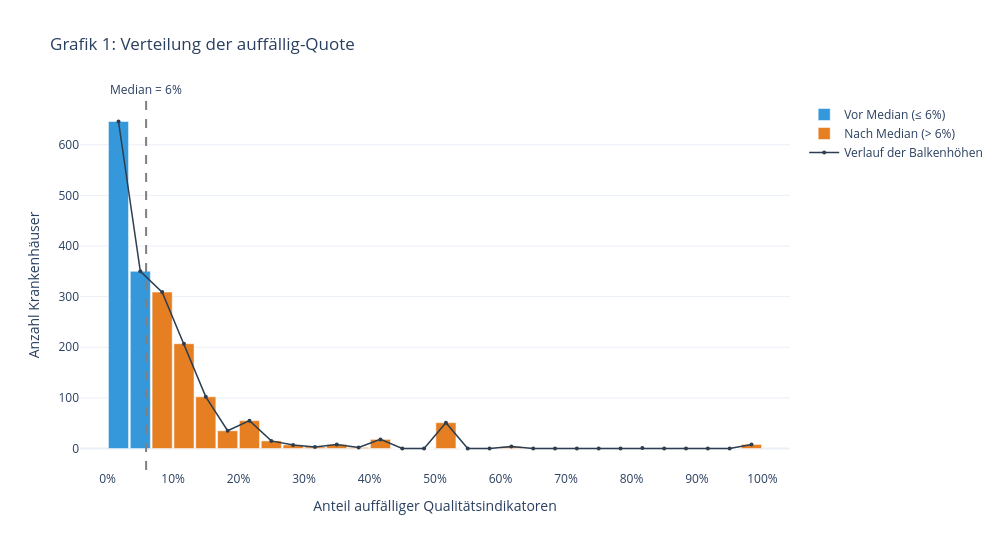

The cell this chart's notebook holds for it:
### Markdown cell above
### Grafik 1 — Verteilung der auffällig-Quote
Histogramm der `auffaellig_quote` über alle 1.821 Häuser. Balken links vom Median blau, rechts orange. Medianline als gestrichelte graue Linie. Zeigt, wie die Ziel-Variable selbst verteilt ist — Grundlage für alle weiteren Gruppenvergleiche.

### Code cell
# ── Grafik 1: Verteilung der auffällig-Quote (interaktiv, mit Hover) ────
median = df["auffaellig_quote"].median()

# Bins einmal berechnen, dann die zwei Farbgruppen mit denselben Bins zeichnen
counts_all, bin_edges = np.histogram(df["auffaellig_quote"].dropna(), bins=30)
bin_centers = (bin_edges[:-1] + bin_edges[1:]) / 2
bin_width = bin_edges[1] - bin_edges[0]

# Hover-Text je Balken: Bereich (von–bis) + Anzahl Häuser
hover_text = [
    f"{links:.1%} – {rechts:.1%}<br>{n} Häuser"
    for links, rechts, n in zip(bin_edges[:-1], bin_edges[1:], counts_all)
]

# Blau = vor Median, Orange = nach Median — als zwei Traces für Farbe + Legende
vor_median  = bin_centers <= median
nach_median = ~vor_median

fig = go.Figure()
fig.add_trace(go.Bar(
    x=bin_centers[vor_median], y=counts_all[vor_median],
    width=bin_width * 0.92, marker_color="#3498db",
    name=f"Vor Median (≤ {median:.0%})",
    hovertext=[t for t, m in zip(hover_text, vor_median) if m], hoverinfo="text",
))
fig.add_trace(go.Bar(
    x=bin_centers[nach_median], y=counts_all[nach_median],
    width=bin_width * 0.92, marker_color="#e67e22",
    name=f"Nach Median (> {median:.0%})",
    hovertext=[t for t, m in zip(hover_text, nach_median) if m], hoverinfo="text",
))
fig.add_trace(go.Scatter(
    x=bin_centers, y=counts_all, mode="lines+markers",
    line=dict(color="#2c3e50", width=1.5), marker=dict(size=4),
    name="Verlauf der Balkenhöhen", hoverinfo="skip",
))
fig.add_vline(x=median, line_dash="dash", line_color="gray",
              annotation_text=f"Median = {median:.0%}", annotation_position="top")

fig.update_layout(
    title="Grafik 1: Verteilung der auffällig-Quote",
    xaxis_title="Anteil auffälliger Qualitätsindikatoren",
    yaxis_title="Anzahl Krankenhäuser",
    xaxis=dict(tickformat=".0%", dtick=0.1),
    bargap=0, width=1000, height=550,
    template="plotly_white",
)
fig.show()

q1_hist = df["auffaellig_quote"].quantile(0.25)
q3_hist = df["auffaellig_quote"].quantile(0.75)
anteil_null = (df["auffaellig_quote"] == 0).mean()

print("\n📌 Befund: Die auffällig-Quote ist rechtsschief verteilt — "
      "die meisten Häuser liegen zwischen {:.0%} und {:.0%} (Q1–Q3), "
      "rund {:.0%} der Häuser haben sogar 0% auffällige Indikatoren. "
      "Der Median liegt bei {:.0%}. Nur ein dünner Ausläufer reicht bis 100%. "
      "Zum Ablesen genauer Werte: Maus über die Balken bewegen.".format(q1_hist, q3_hist, anteil_null, median))

### Figure 1 — Plotly figure (JSON) as saved in the notebook; plotly's stock layout.template omitted (floating-point values rounded to 4 significant figures)
{"data": [{"hoverinfo": "text", "hovertext": ["0.0% – 3.3%<br>646 Häuser", "3.3% – 6.7%<br>350 Häuser"], "marker": {"color": "#3498db"}, "name": "Vor Median (≤ 6%)", "type": "bar", "width": 0.03067, "x": [0.01667, 0.05], "y": [646, 350]}, {"hoverinfo": "text", "hovertext": ["6.7% – 10.0%<br>309 Häuser", "10.0% – 13.3%<br>207 Häuser", "13.3% – 16.7%<br>102 Häuser", "16.7% – 20.0%<br>35 Häuser", "20.0% – 23.3%<br>55 Häuser", "23.3% – 26.7%<br>15 Häuser", "26.7% – 30.0%<br>7 Häuser", "30.0% – 33.3%<br>3 Häuser", "33.3% – 36.7%<br>8 Häuser", "36.7% – 40.0%<br>2 Häuser", "40.0% – 43.3%<br>18 Häuser", "43.3% – 46.7%<br>0 Häuser", "46.7% – 50.0%<br>0 Häuser", "50.0% – 53.3%<br>51 Häuser", "53.3% – 56.7%<br>0 Häuser", "56.7% – 60.0%<br>0 Häuser", "60.0% – 63.3%<br>4 Häuser", "63.3% – 66.7%<br>0 Häuser", "66.7% – 70.0%<br>0 Häuser", "70.0% – 73.3%<br>0 Häuser", "73.3% – 76.7%<br>0 Häuser", "76.7% – 80.0%<br>0 Häuser", "80.0% – 83.3%<br>1 Häuser", "83.3% – 86.7%<br>0 Häuser", "86.7% – 90.0%<br>0 Häuser", "90.0% – 93.3%<br>0 Häuser", "93.3% – 96.7%<br>0 Häuser", "96.7% – 100.0%<br>8 Häuser"], "marker": {"color": "#e67e22"}, "name": "Nach Median (> 6%)", "type": "bar", "width": 0.03067, "x": [0.08333, 0.1167, 0.15, 0.1833, 0.2167, 0.25, 0.2833, 0.3167, 0.35, 0.3833, 0.4167, 0.45, 0.4833, 0.5167, 0.55, 0.5833, 0.6167, 0.65, 0.6833, 0.7167, 0.75, 0.7833, 0.8167, 0.85, 0.8833, 0.9167, 0.95, 0.9833], "y": [309, 207, 102, 35, 55, 15, 7, 3, 8, 2, 18, 0, 0, 51, 0, 0, 4, 0, 0, 0, 0, 0, 1, 0, 0, 0, 0, 8]}, {"hoverinfo": "skip", "line": {"color": "#2c3e50", "width": 1.5}, "marker": {"size": 4}, "mode": "lines+markers", "name": "Verlauf der Balkenhöhen", "type": "scatter", "x": [0.01667, 0.05, 0.08333, 0.1167, 0.15, 0.1833, 0.2167, 0.25, 0.2833, 0.3167, 0.35, 0.3833, 0.4167, 0.45, 0.4833, 0.5167, 0.55, 0.5833, 0.6167, 0.65, 0.6833, 0.7167, 0.75, 0.7833, 0.8167, 0.85, 0.8833, 0.9167, 0.95, 0.9833], "y": [646, 350, 309, 207, 102, 35, 55, 15, 7, 3, 8, 2, 18, 0, 0, 51, 0, 0, 4, 0, 0, 0, 0, 0, 1, 0, 0, 0, 0, 8]}], "layout": {"annotations": [{"showarrow": false, "text": "Median = 6%", "x": 0.05882, "xanchor": "center", "xref": "x", "y": 1, "yanchor": "bottom", "yref": "y domain"}], "bargap": 0, "height": 550, "shapes": [{"line": {"color": "gray", "dash": "dash"}, "type": "line", "x0": 0.05882, "x1": 0.05882, "xref": "x", "y0": 0, "y1": 1, "yref": "y domain"}], "title": {"text": "Grafik 1: Verteilung der auffällig-Quote"}, "width": 1000, "xaxis": {"dtick": 0.1, "tickformat": ".0%", "title": {"text": "Anteil auffälliger Qualitätsindikatoren"}}, "yaxis": {"title": {"text": "Anzahl Krankenhäuser"}}}}
